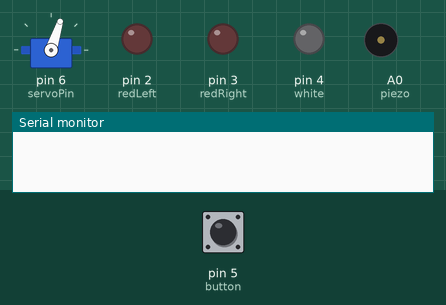
Simulated run of this sketch. Board: Arduino Uno, built with avr-gcc and run on an emulated ATmega328P. Shown: servo, output pins drawn as LEDs (lit = HIGH), buzzer (waves = sounding), the last lines printed to the serial monitor. Dashed ring = blinking. The inputs (shaded band) are chosen by the test bench; at power-on: pin 5 (button) LOW.

Above: at 1.2 s.
1.3 s: pin 5 (button) pulled HIGH for 0.15 s
At 1.7 s:
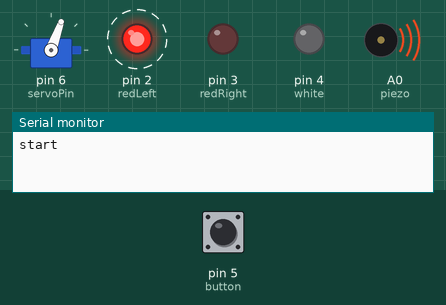
At 2.2 s:
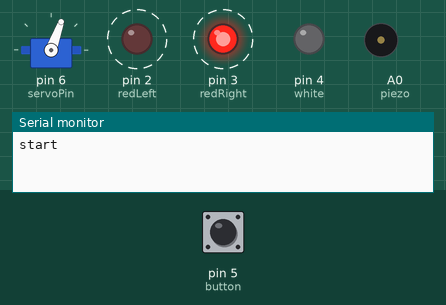
Timing chart, 0 to 11.8 s (numbered marks = the images above; inputs shaded):
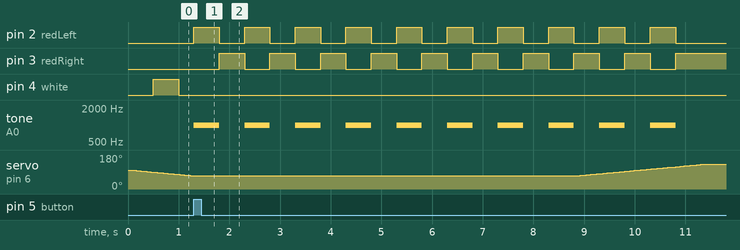

Measured:
- after the input at 1.3 s, pin 2 (redLeft): alternates HIGH for 0.50 s and LOW for 0.50 s, starting at once; pin 3 (redRight): alternates HIGH for 0.50 s and LOW for 0.50 s, starting after 0.50 s; pin 4 (white): stops changing and stays LOW; tone on A0 (piezo): alternates 1000 Hz for 0.50 s and silent for 0.50 s, starting at once

The sketch:

dopravni_situace-prejezd.ino
```cpp
#include <Servo.h>
Servo myservo;
const int servoPin = 6;
int pos = 0;
int redLeft = 2;
int redRight = 3;
int white = 4;
int button = 5;
int servoPos = 100;
int piezo = A0;
unsigned long servoTime = 0;
unsigned long lightTime = 0;
bool status = false;
void setup() {
  pinMode(redLeft, OUTPUT);
  pinMode(redRight, OUTPUT);
  pinMode(white, OUTPUT);
  pinMode(button, INPUT);
  myservo.attach(servoPin);
  myservo.write(servoPos);
  Serial.begin(9600);
  pinMode(piezo, OUTPUT);
}
void loop() {

  if (digitalRead(button) == 1) {
    //set up
    Serial.println("start");
    digitalWrite(white, LOW);
    lightTime = millis();
    servoTime = millis();
    //code redundancy function
    redLight(15);


    while (servoPos < 131) {
      if (millis() - servoTime > 40) {
        myservo.write(servoPos);
        servoPos++;
        servoTime = millis();
      }
      if (millis() - lightTime > 500) {
        lightTime = millis();
        if (status) {
          digitalWrite(redLeft, LOW);
          digitalWrite(redRight, HIGH);
          status = false;
          noTone(piezo);
        } else {
          digitalWrite(redLeft, HIGH);
          digitalWrite(redRight, LOW);
          status = true;
          tone(piezo, 1000);
        }
      }
    }
    delay(500);
    //Code redundancy function
    redLight(30);

  } else {
    noTone(piezo);
    digitalWrite(redLeft, LOW);
    digitalWrite(redRight, LOW);


    if (servoPos > 65) {
      if (millis() - servoTime > 40) {
        myservo.write(servoPos);
        servoPos--;
        servoTime = millis();
      }
    }
    if (millis() - lightTime > 500) {
      lightTime = millis();
      if (status) {
        digitalWrite(white, LOW);
        status = false;
      } else {
        digitalWrite(white, HIGH);
        status = true;
      }
    }
  }
}
void redLight(int cycles) {
  for (int i = 0; i < 15; i++) {
    if (status) {
      digitalWrite(redLeft, LOW);
      digitalWrite(redRight, HIGH);
      status = false;
      noTone(piezo);
      delay(500);

    } else {
      digitalWrite(redLeft, HIGH);
      digitalWrite(redRight, LOW);
      status = true;
      tone(piezo, 1000);
      delay(500);
    }
  }
}
```
